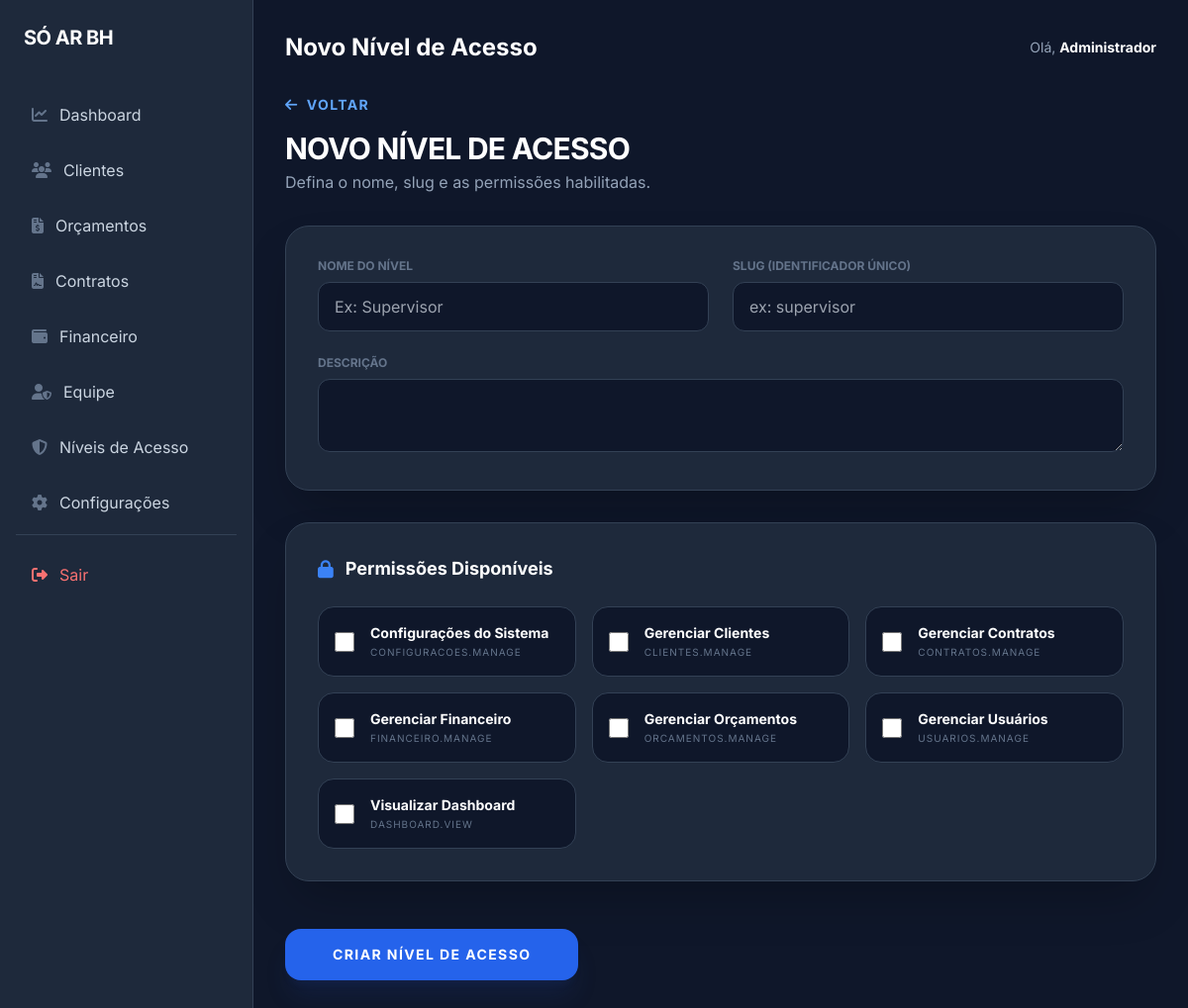
The page /roles/create (signed in) on the database its author committed.
### tables this page shows
CREATE TABLE IF NOT EXISTS permissoes (
    id INT AUTO_INCREMENT PRIMARY KEY,
    nome VARCHAR(100) NOT NULL,
    slug VARCHAR(100) UNIQUE NOT NULL
);

### app/Controllers/BaseController.php (called while the page is built, shortened)
<?php
class BaseController
{
    protected function view($path, $data = [])
    {
        extract($data);
        require_once __DIR__ . "/../../views/{$path}.php";
    }
}

### app/Controllers/RoleController.php (called while the page is built, shortened)
<?php
class RoleController extends BaseController
{
    private $roleModel;
    public function __construct()
    {
        $this->roleModel = new Role();
    }
    public function create()
    {
        $permissions = $this->roleModel->getAllPermissions();
        $this->view('admin/roles/create', [
            'title' => 'Novo Nível de Acesso',
            'permissions' => $permissions
        ]);
    }
}

### app/Services/Database.php (called while the page is built, shortened)
<?php
class Database
{
    private static $instance = null;
    private $connection;
    private function __construct()
    {
        $config = require __DIR__ . '/../../config/config.php';
        $db = $config['db'];
        try {
            $dsn = "mysql:host={$db['host']};dbname={$db['dbname']};charset={$db['charset']}";
            $this->connection = new PDO($dsn, $db['user'], $db['pass'], [
                PDO::ATTR_ERRMODE => PDO::ERRMODE_EXCEPTION,
                PDO::ATTR_DEFAULT_FETCH_MODE => PDO::FETCH_ASSOC,
                PDO::ATTR_EMULATE_PREPARES => false,
            ]);
        } catch (PDOException $e) {
            die("Database connection failed: " . $e->getMessage());
        }
    }
    public static function getInstance()
    {
        if (self::$instance === null) {
            self::$instance = new self();
        }
        return self::$instance->getConnection();
    }
    public function getConnection()
    {
        return $this->connection;
    }
}

### config/config.php (called while the page is built)
<?php
return [
    'db' => [
        'host' => '177.136.234.91',
        'dbname' => 'soarcondicionado_crm',
        'user' => 'soarcondicionado_cm',
        'pass' => '?*4kqWSh1N0V;+~1',
        'charset' => 'utf8mb4'
    ],
    'app_url' => 'https://crm.soarcondicionadobh.com.br',
    'app_key' => 'OYP6bZVdFg0C28KUEZoVBNiuUhHvPGWfBl05HxfrLBI='
];

### app/Models/BaseModel.php (called while the page is built, shortened)
<?php
abstract class BaseModel
{
    public function __construct()
    {
        $this->db = Database::getInstance();
    }
}

### app/Models/Role.php (called while the page is built, shortened)
<?php
class Role extends BaseModel
{
    public function getAllPermissions()
    {
        return $this->db->query("SELECT * FROM permissoes ORDER BY nome ASC")->fetchAll();
    }
}

### views/admin/roles/create.php (the view)
<?php include __DIR__ . '/../layout/header.php'; ?>
<div class="max-w-4xl mx-auto">
    <div class="mb-8">
        <a href="/roles" class="text-blue-400 hover:text-blue-300 text-sm font-bold uppercase tracking-widest flex items-center mb-4 transition-colors">
            <i class="fa-solid fa-arrow-left mr-2"></i> Voltar
        </a>
        <h1 class="text-3xl font-bold text-white uppercase tracking-tight">Novo Nível de Acesso</h1>
        <p class="text-slate-400 mt-1">Defina o nome, slug e as permissões habilitadas.</p>
    </div>
    <form action="/roles/store" method="POST" class="space-y-8">
        <div class="bg-slate-800 rounded-3xl border border-slate-700 shadow-2xl p-8 space-y-6">
            <div class="grid grid-cols-1 md:grid-cols-2 gap-6">
                <div>
                    <label class="block text-xs font-bold text-slate-500 uppercase mb-2">Nome do Nível</label>
                    <input type="text" name="nome" placeholder="Ex: Supervisor" required class="w-full px-4 py-3 bg-slate-900 border border-slate-700 rounded-xl text-white outline-none focus:ring-2 focus:ring-blue-500 transition-all">
                </div>
                <div>
                    <label class="block text-xs font-bold text-slate-500 uppercase mb-2">SLUG (Identificador único)</label>
                    <input type="text" name="slug" placeholder="ex: supervisor" required class="w-full px-4 py-3 bg-slate-900 border border-slate-700 rounded-xl text-white outline-none focus:ring-2 focus:ring-blue-500 transition-all">
                </div>
                <div class="md:col-span-2">
                    <label class="block text-xs font-bold text-slate-500 uppercase mb-2">Descrição</label>
                    <textarea name="descricao" rows="2" class="w-full px-4 py-3 bg-slate-900 border border-slate-700 rounded-xl text-white outline-none focus:ring-2 focus:ring-blue-500 transition-all"></textarea>
                </div>
            </div>
        </div>
        <div class="bg-slate-800 rounded-3xl border border-slate-700 shadow-2xl p-8">
            <h3 class="text-lg font-bold text-white flex items-center mb-6">
                <i class="fa-solid fa-lock mr-3 text-blue-500"></i> Permissões Disponíveis
            </h3>
            <div class="grid grid-cols-1 md:grid-cols-2 lg:grid-cols-3 gap-4">
                <?php foreach ($permissions as $perm): ?>
                <label class="flex items-center p-4 bg-slate-900 rounded-2xl border border-slate-700 hover:border-blue-500/50 cursor-pointer transition-all group">
                    <div class="relative flex items-center">
                        <input type="checkbox" name="permissions[]" value="<?= $perm['id'] ?>" class="w-5 h-5 rounded border-slate-700 bg-slate-800 text-blue-600 focus:ring-blue-500">
                    </div>
                    <div class="ml-4">
                        <span class="block text-sm font-bold text-white group-hover:text-blue-400 transition-colors"><?= htmlspecialchars($perm['nome']) ?></span>
                        <span class="block text-[10px] text-slate-500 uppercase tracking-widest mt-0.5"><?= htmlspecialchars($perm['slug']) ?></span>
                    </div>
                </label>
                <?php endforeach; ?>
            </div>
        </div>
        <div class="flex pt-4">
            <button type="submit" class="w-full lg:w-auto px-12 py-4 bg-blue-600 hover:bg-blue-700 text-white font-bold rounded-2xl transition-all shadow-xl shadow-blue-900/20 uppercase tracking-widest text-sm">
                Criar Nível de Acesso
            </button>
        </div>
    </form>
</div>
<?php include __DIR__ . '/../layout/footer.php'; ?>

### views/admin/layout/header.php (style rules this page uses)
body { font-family: 'Inter', sans-serif; }

### rows shown on the page
permissoes: nome "Configurações do Sistema", slug "CONFIGURACOES.MANAGE"
permissoes: nome "Gerenciar Clientes", slug "CLIENTES.MANAGE"
permissoes: nome "Gerenciar Contratos", slug "CONTRATOS.MANAGE"
permissoes: nome "Gerenciar Financeiro", slug "FINANCEIRO.MANAGE"
permissoes: nome "Gerenciar Orçamentos", slug "ORCAMENTOS.MANAGE"
permissoes: nome "Gerenciar Usuários", slug "USUARIOS.MANAGE"
permissoes: nome "Visualizar Dashboard", slug "DASHBOARD.VIEW"

### other values the page prints
$title "Novo Nível de Acesso"
$_SESSION['user_nome'] "Administrador"
